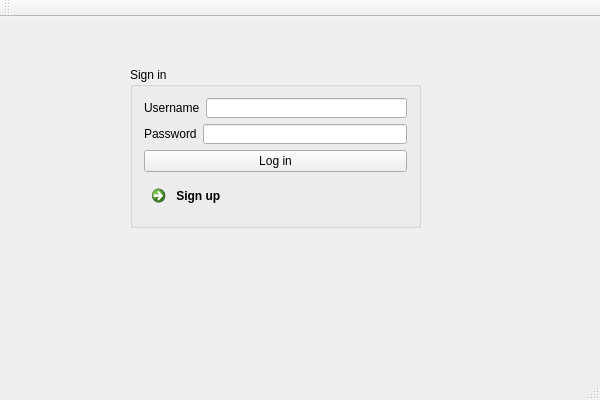
<?xml version="1.0" encoding="UTF-8"?>
<ui version="4.0">
 <class>SkribblFakeClientClass</class>
 <widget class="QMainWindow" name="SkribblFakeClientClass">
  <property name="geometry">
   <rect>
    <x>0</x>
    <y>0</y>
    <width>600</width>
    <height>400</height>
   </rect>
  </property>
  <property name="windowTitle">
   <string>SkribblFakeClient</string>
  </property>
  <widget class="QWidget" name="centralWidget">
   <widget class="QGroupBox" name="groupBox">
    <property name="geometry">
     <rect>
      <x>130</x>
      <y>50</y>
      <width>291</width>
      <height>161</height>
     </rect>
    </property>
    <property name="title">
     <string>Sign in</string>
    </property>
    <layout class="QVBoxLayout" name="verticalLayout_2">
     <item>
      <layout class="QVBoxLayout" name="verticalLayout">
       <item>
        <layout class="QHBoxLayout" name="horizontalLayout">
         <item>
          <widget class="QLabel" name="label_username">
           <property name="text">
            <string>Username</string>
           </property>
          </widget>
         </item>
         <item>
          <widget class="QLineEdit" name="lineEdit_username"/>
         </item>
        </layout>
       </item>
       <item>
        <layout class="QHBoxLayout" name="horizontalLayout_2">
         <item>
          <widget class="QLabel" name="label_password">
           <property name="text">
            <string>Password</string>
           </property>
          </widget>
         </item>
         <item>
          <widget class="QLineEdit" name="lineEdit_password"/>
         </item>
        </layout>
       </item>
      </layout>
     </item>
     <item>
      <widget class="QPushButton" name="pushButton_Login">
       <property name="text">
        <string>Log in</string>
       </property>
      </widget>
     </item>
     <item>
      <widget class="QCommandLinkButton" name="commandLinkButton">
       <property name="text">
        <string> Sign up</string>
       </property>
      </widget>
     </item>
    </layout>
   </widget>
  </widget>
  <widget class="QMenuBar" name="menuBar">
   <property name="geometry">
    <rect>
     <x>0</x>
     <y>0</y>
     <width>600</width>
     <height>22</height>
    </rect>
   </property>
  </widget>
  <widget class="QToolBar" name="mainToolBar">
   <attribute name="toolBarArea">
    <enum>TopToolBarArea</enum>
   </attribute>
   <attribute name="toolBarBreak">
    <bool>false</bool>
   </attribute>
  </widget>
  <widget class="QStatusBar" name="statusBar"/>
 </widget>
 <layoutdefault spacing="6" margin="11"/>
 <resources>
  <include location="SkribblFakeClient.qrc"/>
 </resources>
 <connections/>
</ui>
